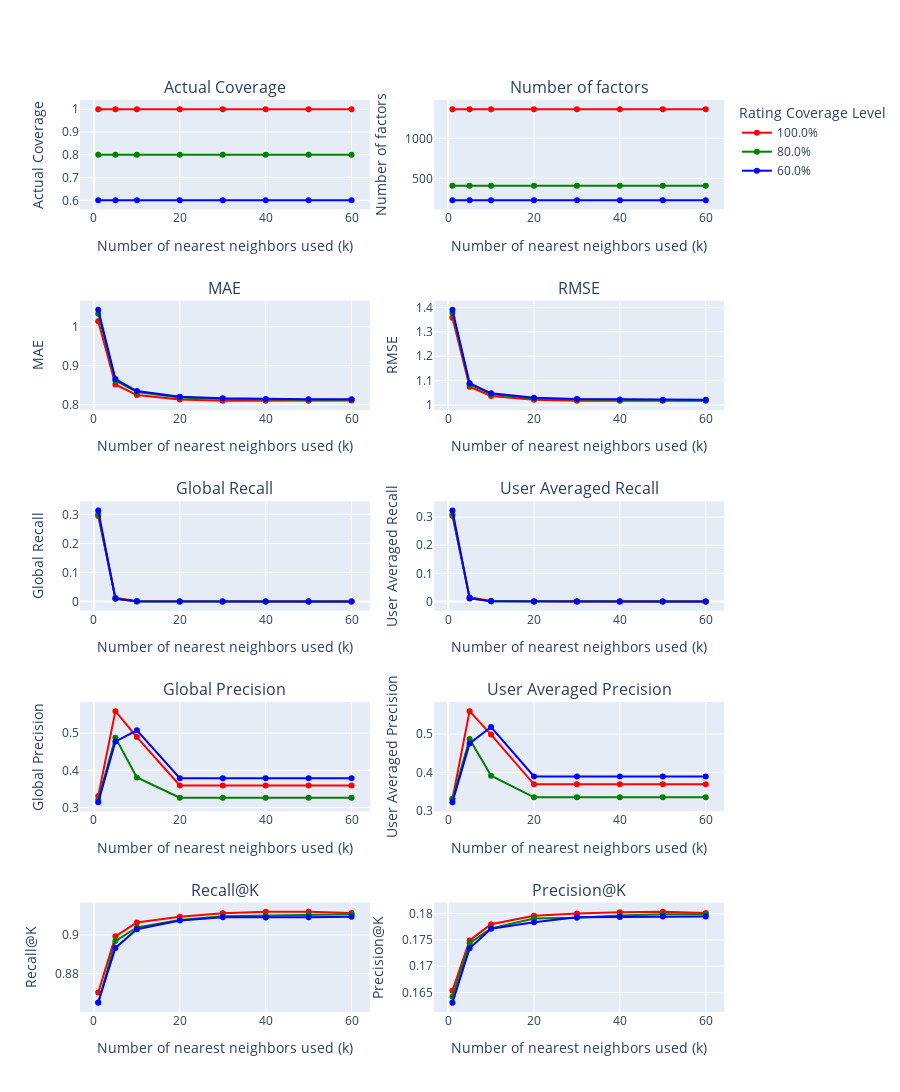

Here is the notebook cell this chart was saved with:
### Code cell
from plotly.subplots import make_subplots
import plotly.graph_objects as go

fig = make_subplots(rows=5, cols=2, subplot_titles=(
        'Actual Coverage', 'Number of factors', 
        'MAE', 'RMSE',
        'Global Recall', 'User Averaged Recall',
        'Global Precision', 'User Averaged Precision',
        'Recall@K', 'Precision@K',
        ))

fig.update_xaxes(title_text='Number of nearest neighbors used (k)')

fig.update_yaxes(title_text='Actual Coverage', row=1, col=1)
fig.update_yaxes(title_text='Number of factors', row=1, col=2)

fig.update_yaxes(title_text='MAE', row=2, col=1)
fig.update_yaxes(title_text='RMSE', row=2, col=2)

fig.update_yaxes(title_text='Global Recall', row=3, col=1)
fig.update_yaxes(title_text='User Averaged Recall', row=3, col=2)

fig.update_yaxes(title_text='Global Precision', row=4, col=1)
fig.update_yaxes(title_text='User Averaged Precision', row=4, col=2)

fig.update_yaxes(title_text='Recall@K', row=5, col=1)
fig.update_yaxes(title_text='Precision@K', row=5, col=2)

fig.update_layout(legend_title_text='Rating Coverage Level', height=2000)

line_color = {1.0: dict(color='red'), 0.8: dict(color='green'),0.6: dict(color='blue'),}

for coverage in coverages:

    name_string = f"{coverage*100}%"

    fig.add_trace(go.Scatter(x=ks, y=actual_coverages_curves[coverage], mode='lines+markers', name=name_string, line=line_color[coverage], showlegend=True), row=1, col=1)
    fig.add_trace(go.Scatter(x=ks, y=numbers_of_factors_curves[coverage], mode='lines+markers', name=name_string, line=line_color[coverage], showlegend=False), row=1, col=2)

    fig.add_trace(go.Scatter(x=ks, y=mae_curves[coverage], mode='lines+markers', name=name_string, line=line_color[coverage], showlegend=False), row=2, col=1)
    fig.add_trace(go.Scatter(x=ks, y=rmse_curves[coverage], mode='lines+markers', name=name_string, line=line_color[coverage], showlegend=False), row=2, col=2)

    fig.add_trace(go.Scatter(x=ks, y=global_recall_curves[coverage], mode='lines+markers', name=name_string, line=line_color[coverage], showlegend=False), row=3, col=1)
    fig.add_trace(go.Scatter(x=ks, y=user_averaged_recall_curves[coverage], mode='lines+markers', name=name_string, line=line_color[coverage], showlegend=False), row=3, col=2)

    fig.add_trace(go.Scatter(x=ks, y=global_precision_curves[coverage], mode='lines+markers', name=name_string, line=line_color[coverage], showlegend=False), row=4, col=1)
    fig.add_trace(go.Scatter(x=ks, y=user_averaged_precision_curves[coverage], mode='lines+markers', name=name_string, line=line_color[coverage], showlegend=False), row=4, col=2)

    fig.add_trace(go.Scatter(x=ks, y=recalls_at_k_curve[coverage], mode='lines+markers', name=name_string, line=line_color[coverage], showlegend=False), row=5, col=1)
    fig.add_trace(go.Scatter(x=ks, y=precisions_at_k_curve[coverage], mode='lines+markers', name=name_string, line=line_color[coverage], showlegend=False), row=5, col=2)


fig.show()



# results[coverage][k]['actual_coverages'].append(result['actual_coverage'])
# results[coverage][k]['numbers_of_factors'].append(result['number_of_factors'])
# results[coverage][k]['maes'].append(result['mae'])
# results[coverage][k]['rmses'].append(result['rmse'])
# results[coverage][k]['recalls'].append(result['recall'])
# results[coverage][k]['precisions'].append(result['precision'])
# results[coverage][k]['f1s'].append(result['f1'])

### Figure 1 — Plotly figure (JSON) as saved in the notebook; plotly's stock layout.template omitted (floating-point values rounded to 4 significant figures)
{"data": [{"line": {"color": "red"}, "mode": "lines+markers", "name": "100.0%", "showlegend": true, "type": "scatter", "x": [1, 5, 10, 20, 30, 40, 50, 60], "xaxis": "x", "y": [1, 1, 1, 1, 1, 1, 1, 1], "yaxis": "y"}, {"line": {"color": "red"}, "mode": "lines+markers", "name": "100.0%", "showlegend": false, "type": "scatter", "x": [1, 5, 10, 20, 30, 40, 50, 60], "xaxis": "x2", "y": [1364.0, 1364.0, 1364.0, 1364.0, 1364.0, 1364.0, 1364.0, 1364.0], "yaxis": "y2"}, {"line": {"color": "red"}, "mode": "lines+markers", "name": "100.0%", "showlegend": false, "type": "scatter", "x": [1, 5, 10, 20, 30, 40, 50, 60], "xaxis": "x3", "y": [1.014, 0.8518, 0.8246, 0.8134, 0.8103, 0.8098, 0.81, 0.8104], "yaxis": "y3"}, {"line": {"color": "red"}, "mode": "lines+markers", "name": "100.0%", "showlegend": false, "type": "scatter", "x": [1, 5, 10, 20, 30, 40, 50, 60], "xaxis": "x4", "y": [1.357, 1.075, 1.037, 1.022, 1.018, 1.017, 1.017, 1.017], "yaxis": "y4"}, {"line": {"color": "red"}, "mode": "lines+markers", "name": "100.0%", "showlegend": false, "type": "scatter", "x": [1, 5, 10, 20, 30, 40, 50, 60], "xaxis": "x5", "y": [0.2943, 0.01367, 0.001277, 0.0004722, 0.0004722, 0.0004722, 0.0004722, 0.0004722], "yaxis": "y5"}, {"line": {"color": "red"}, "mode": "lines+markers", "name": "100.0%", "showlegend": false, "type": "scatter", "x": [1, 5, 10, 20, 30, 40, 50, 60], "xaxis": "x6", "y": [0.3045, 0.01582, 0.001949, 0.0004317, 0.0004317, 0.0004317, 0.0004317, 0.0004317], "yaxis": "y6"}, {"line": {"color": "red"}, "mode": "lines+markers", "name": "100.0%", "showlegend": false, "type": "scatter", "x": [1, 5, 10, 20, 30, 40, 50, 60], "xaxis": "x7", "y": [0.3313, 0.559, 0.4893, 0.3594, 0.3594, 0.3594, 0.3594, 0.3594], "yaxis": "y7"}, {"line": {"color": "red"}, "mode": "lines+markers", "name": "100.0%", "showlegend": false, "type": "scatter", "x": [1, 5, 10, 20, 30, 40, 50, 60], "xaxis": "x8", "y": [0.3318, 0.5597, 0.4988, 0.3694, 0.3694, 0.3694, 0.3694, 0.3694], "yaxis": "y8"}, {"line": {"color": "red"}, "mode": "lines+markers", "name": "100.0%", "showlegend": false, "type": "scatter", "x": [1, 5, 10, 20, 30, 40, 50, 60], "xaxis": "x9", "y": [0.8702, 0.8993, 0.9066, 0.9095, 0.9112, 0.9121, 0.912, 0.9114], "yaxis": "y9"}, {"line": {"color": "red"}, "mode": "lines+markers", "name": "100.0%", "showlegend": false, "type": "scatter", "x": [1, 5, 10, 20, 30, 40, 50, 60], "xaxis": "x10", "y": [0.1654, 0.1749, 0.178, 0.1796, 0.18, 0.1803, 0.1803, 0.1801], "yaxis": "y10"}, {"line": {"color": "green"}, "mode": "lines+markers", "name": "80.0%", "showlegend": true, "type": "scatter", "x": [1, 5, 10, 20, 30, 40, 50, 60], "xaxis": "x", "y": [0.8005, 0.8005, 0.8005, 0.8005, 0.8005, 0.8005, 0.8005, 0.8005], "yaxis": "y"}, {"line": {"color": "green"}, "mode": "lines+markers", "name": "80.0%", "showlegend": false, "type": "scatter", "x": [1, 5, 10, 20, 30, 40, 50, 60], "xaxis": "x2", "y": [407.8, 407.8, 407.8, 407.8, 407.8, 407.8, 407.8, 407.8], "yaxis": "y2"}, {"line": {"color": "green"}, "mode": "lines+markers", "name": "80.0%", "showlegend": false, "type": "scatter", "x": [1, 5, 10, 20, 30, 40, 50, 60], "xaxis": "x3", "y": [1.033, 0.8618, 0.8325, 0.8184, 0.8144, 0.813, 0.8126, 0.8126], "yaxis": "y3"}, {"line": {"color": "green"}, "mode": "lines+markers", "name": "80.0%", "showlegend": false, "type": "scatter", "x": [1, 5, 10, 20, 30, 40, 50, 60], "xaxis": "x4", "y": [1.377, 1.085, 1.045, 1.027, 1.022, 1.021, 1.02, 1.02], "yaxis": "y4"}, {"line": {"color": "green"}, "mode": "lines+markers", "name": "80.0%", "showlegend": false, "type": "scatter", "x": [1, 5, 10, 20, 30, 40, 50, 60], "xaxis": "x5", "y": [0.3008, 0.01066, 0.0007084, 0.0003768, 0.0003768, 0.0003768, 0.0003768, 0.0003768], "yaxis": "y5"}, {"line": {"color": "green"}, "mode": "lines+markers", "name": "80.0%", "showlegend": false, "type": "scatter", "x": [1, 5, 10, 20, 30, 40, 50, 60], "xaxis": "x6", "y": [0.3098, 0.01286, 0.0008032, 0.0003493, 0.0003493, 0.0003493, 0.0003493, 0.0003493], "yaxis": "y6"}, {"line": {"color": "green"}, "mode": "lines+markers", "name": "80.0%", "showlegend": false, "type": "scatter", "x": [1, 5, 10, 20, 30, 40, 50, 60], "xaxis": "x7", "y": [0.3211, 0.4879, 0.3809, 0.3266, 0.3266, 0.3266, 0.3266, 0.3266], "yaxis": "y7"}, {"line": {"color": "green"}, "mode": "lines+markers", "name": "80.0%", "showlegend": false, "type": "scatter", "x": [1, 5, 10, 20, 30, 40, 50, 60], "xaxis": "x8", "y": [0.3311, 0.4875, 0.3921, 0.3357, 0.3357, 0.3357, 0.3357, 0.3357], "yaxis": "y8"}, {"line": {"color": "green"}, "mode": "lines+markers", "name": "80.0%", "showlegend": false, "type": "scatter", "x": [1, 5, 10, 20, 30, 40, 50, 60], "xaxis": "x9", "y": [0.8649, 0.8969, 0.904, 0.9079, 0.9098, 0.91, 0.9107, 0.9108], "yaxis": "y9"}, {"line": {"color": "green"}, "mode": "lines+markers", "name": "80.0%", "showlegend": false, "type": "scatter", "x": [1, 5, 10, 20, 30, 40, 50, 60], "xaxis": "x10", "y": [0.1642, 0.1744, 0.1772, 0.1791, 0.1792, 0.1797, 0.1799, 0.1799], "yaxis": "y10"}, {"line": {"color": "blue"}, "mode": "lines+markers", "name": "60.0%", "showlegend": true, "type": "scatter", "x": [1, 5, 10, 20, 30, 40, 50, 60], "xaxis": "x", "y": [0.6009, 0.6009, 0.6009, 0.6009, 0.6009, 0.6009, 0.6009, 0.6009], "yaxis": "y"}, {"line": {"color": "blue"}, "mode": "lines+markers", "name": "60.0%", "showlegend": false, "type": "scatter", "x": [1, 5, 10, 20, 30, 40, 50, 60], "xaxis": "x2", "y": [227.2, 227.2, 227.2, 227.2, 227.2, 227.2, 227.2, 227.2], "yaxis": "y2"}, {"line": {"color": "blue"}, "mode": "lines+markers", "name": "60.0%", "showlegend": false, "type": "scatter", "x": [1, 5, 10, 20, 30, 40, 50, 60], "xaxis": "x3", "y": [1.043, 0.8657, 0.8348, 0.8206, 0.8163, 0.8147, 0.814, 0.8138], "yaxis": "y3"}, {"line": {"color": "blue"}, "mode": "lines+markers", "name": "60.0%", "showlegend": false, "type": "scatter", "x": [1, 5, 10, 20, 30, 40, 50, 60], "xaxis": "x4", "y": [1.39, 1.09, 1.048, 1.03, 1.024, 1.022, 1.022, 1.021], "yaxis": "y4"}, {"line": {"color": "blue"}, "mode": "lines+markers", "name": "60.0%", "showlegend": false, "type": "scatter", "x": [1, 5, 10, 20, 30, 40, 50, 60], "xaxis": "x5", "y": [0.3135, 0.009803, 0.0009899, 0.0004729, 0.0004729, 0.0004729, 0.0004729, 0.0004729], "yaxis": "y5"}, {"line": {"color": "blue"}, "mode": "lines+markers", "name": "60.0%", "showlegend": false, "type": "scatter", "x": [1, 5, 10, 20, 30, 40, 50, 60], "xaxis": "x6", "y": [0.3235, 0.01119, 0.0009606, 0.0004513, 0.0004513, 0.0004513, 0.0004513, 0.0004513], "yaxis": "y6"}, {"line": {"color": "blue"}, "mode": "lines+markers", "name": "60.0%", "showlegend": false, "type": "scatter", "x": [1, 5, 10, 20, 30, 40, 50, 60], "xaxis": "x7", "y": [0.3147, 0.4773, 0.5076, 0.379, 0.379, 0.379, 0.379, 0.379], "yaxis": "y7"}, {"line": {"color": "blue"}, "mode": "lines+markers", "name": "60.0%", "showlegend": false, "type": "scatter", "x": [1, 5, 10, 20, 30, 40, 50, 60], "xaxis": "x8", "y": [0.3233, 0.4758, 0.5184, 0.39, 0.39, 0.39, 0.39, 0.39], "yaxis": "y8"}, {"line": {"color": "blue"}, "mode": "lines+markers", "name": "60.0%", "showlegend": false, "type": "scatter", "x": [1, 5, 10, 20, 30, 40, 50, 60], "xaxis": "x9", "y": [0.8651, 0.8934, 0.9031, 0.9076, 0.9092, 0.9092, 0.9093, 0.9094], "yaxis": "y9"}, {"line": {"color": "blue"}, "mode": "lines+markers", "name": "60.0%", "showlegend": false, "type": "scatter", "x": [1, 5, 10, 20, 30, 40, 50, 60], "xaxis": "x10", "y": [0.1631, 0.1734, 0.1771, 0.1784, 0.1793, 0.1794, 0.1794, 0.1795], "yaxis": "y10"}], "layout": {"annotations": [{"font": {"size": 16}, "showarrow": false, "text": "Actual Coverage", "x": 0.225, "xanchor": "center", "xref": "paper", "y": 1, "yanchor": "bottom", "yref": "paper"}, {"font": {"size": 16}, "showarrow": false, "text": "Number of factors", "x": 0.775, "xanchor": "center", "xref": "paper", "y": 1, "yanchor": "bottom", "yref": "paper"}, {"font": {"size": 16}, "showarrow": false, "text": "MAE", "x": 0.225, "xanchor": "center", "xref": "paper", "y": 0.78, "yanchor": "bottom", "yref": "paper"}, {"font": {"size": 16}, "showarrow": false, "text": "RMSE", "x": 0.775, "xanchor": "center", "xref": "paper", "y": 0.78, "yanchor": "bottom", "yref": "paper"}, {"font": {"size": 16}, "showarrow": false, "text": "Global Recall", "x": 0.225, "xanchor": "center", "xref": "paper", "y": 0.56, "yanchor": "bottom", "yref": "paper"}, {"font": {"size": 16}, "showarrow": false, "text": "User Averaged Recall", "x": 0.775, "xanchor": "center", "xref": "paper", "y": 0.56, "yanchor": "bottom", "yref": "paper"}, {"font": {"size": 16}, "showarrow": false, "text": "Global Precision", "x": 0.225, "xanchor": "center", "xref": "paper", "y": 0.34, "yanchor": "bottom", "yref": "paper"}, {"font": {"size": 16}, "showarrow": false, "text": "User Averaged Precision", "x": 0.775, "xanchor": "center", "xref": "paper", "y": 0.34, "yanchor": "bottom", "yref": "paper"}, {"font": {"size": 16}, "showarrow": false, "text": "Recall@K", "x": 0.225, "xanchor": "center", "xref": "paper", "y": 0.12, "yanchor": "bottom", "yref": "paper"}, {"font": {"size": 16}, "showarrow": false, "text": "Precision@K", "x": 0.775, "xanchor": "center", "xref": "paper", "y": 0.12, "yanchor": "bottom", "yref": "paper"}], "height": 2000, "legend": {"title": {"text": "Rating Coverage Level"}}, "xaxis": {"anchor": "y", "domain": [0, 0.45], "title": {"text": "Number of nearest neighbors used (k)"}}, "xaxis10": {"anchor": "y10", "domain": [0.55, 1], "title": {"text": "Number of nearest neighbors used (k)"}}, "xaxis2": {"anchor": "y2", "domain": [0.55, 1], "title": {"text": "Number of nearest neighbors used (k)"}}, "xaxis3": {"anchor": "y3", "domain": [0, 0.45], "title": {"text": "Number of nearest neighbors used (k)"}}, "xaxis4": {"anchor": "y4", "domain": [0.55, 1], "title": {"text": "Number of nearest neighbors used (k)"}}, "xaxis5": {"anchor": "y5", "domain": [0, 0.45], "title": {"text": "Number of nearest neighbors used (k)"}}, "xaxis6": {"anchor": "y6", "domain": [0.55, 1], "title": {"text": "Number of nearest neighbors used (k)"}}, "xaxis7": {"anchor": "y7", "domain": [0, 0.45], "title": {"text": "Number of nearest neighbors used (k)"}}, "xaxis8": {"anchor": "y8", "domain": [0.55, 1], "title": {"text": "Number of nearest neighbors used (k)"}}, "xaxis9": {"anchor": "y9", "domain": [0, 0.45], "title": {"text": "Number of nearest neighbors used (k)"}}, "yaxis": {"anchor": "x", "domain": [0.88, 1], "title": {"text": "Actual Coverage"}}, "yaxis10": {"anchor": "x10", "domain": [0, 0.12], "title": {"text": "Precision@K"}}, "yaxis2": {"anchor": "x2", "domain": [0.88, 1], "title": {"text": "Number of factors"}}, "yaxis3": {"anchor": "x3", "domain": [0.66, 0.78], "title": {"text": "MAE"}}, "yaxis4": {"anchor": "x4", "domain": [0.66, 0.78], "title": {"text": "RMSE"}}, "yaxis5": {"anchor": "x5", "domain": [0.44, 0.56], "title": {"text": "Global Recall"}}, "yaxis6": {"anchor": "x6", "domain": [0.44, 0.56], "title": {"text": "User Averaged Recall"}}, "yaxis7": {"anchor": "x7", "domain": [0.22, 0.34], "title": {"text": "Global Precision"}}, "yaxis8": {"anchor": "x8", "domain": [0.22, 0.34], "title": {"text": "User Averaged Precision"}}, "yaxis9": {"anchor": "x9", "domain": [0, 0.12], "title": {"text": "Recall@K"}}}}
